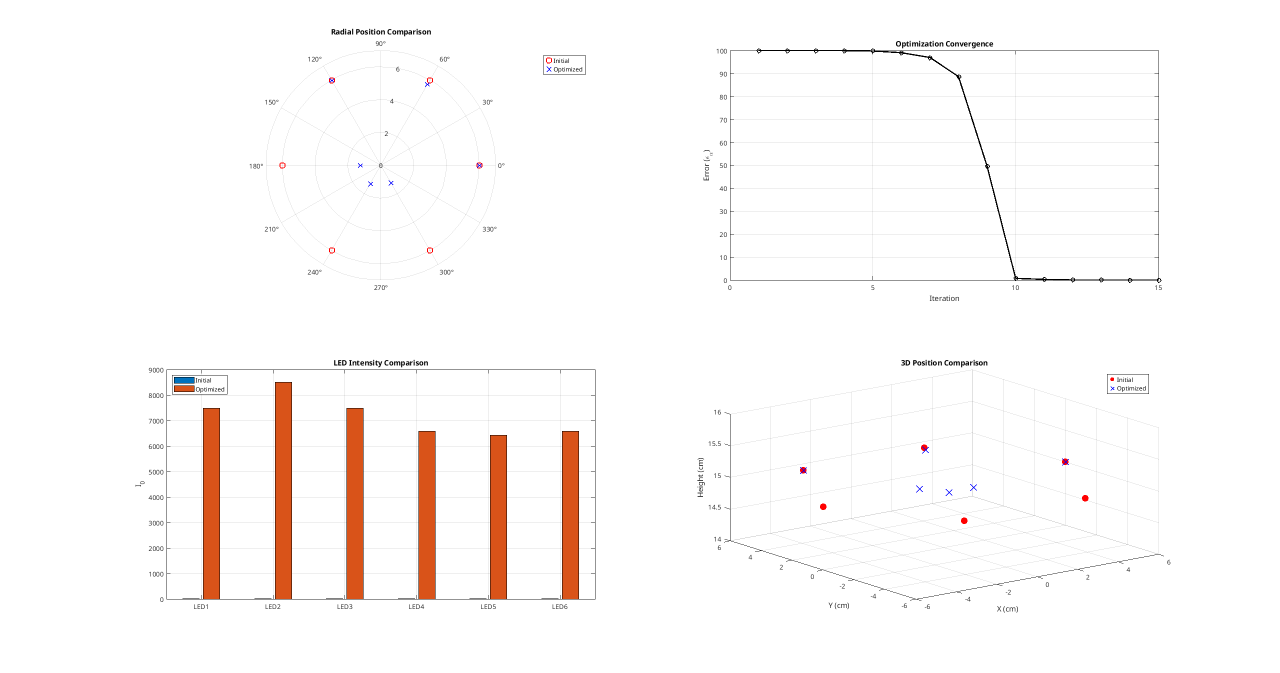
#> input picture MATLAB/singlepoint/untitled.png, 2560 x 1346 px, given in place of the camera (shown at 1/2 size)
$ python frame_capture_active_silicon_manual.py
#> lines starting #> are read from the running program, lines starting #| are printed output that depends on the picture; after the words box and inside, x2 and y2 are one past the last pixel; in counts of white or black regions, pixels touching at a corner belong together
#!/usr/bin/env python3
# -*- coding: utf-8 -*-
"""
Created on Tue Apr 15 18:12:46 2025

@author: mohsen
"""

#!/usr/bin/env python3
# -*- coding: utf-8 -*-
"""
Created on Thu Apr 10 20:10:57 2025
@author: mohsen
"""

import cv2
import numpy as np
import os
import time
import subprocess

# Fixed camera settings
zoom = 7000
focus = 4798
exposure = 200
gain = 4

def set_camera_controls():
    subprocess.run([
        "v4l2-ctl", "-d", "/dev/video0",
        "--set-ctrl=auto_exposure=1",
        f"--set-ctrl=zoom_absolute={zoom}",
        f"--set-ctrl=focus_automatic_continuous=0",
        f"--set-ctrl=focus_absolute={focus}",
        f"--set-ctrl=exposure_time_absolute={exposure}",
        f"--set-ctrl=gain={gain}"
    ])
#> (this line was passed over: subprocess is not available in this run)
#> further down, frame is the input picture: shape (1346, 2560, 3); mean B, G, R 248.2, 249.4, 252.2

# Apply fixed settings
set_camera_controls()

# Set resolution
IMAGE_WIDTH = 3840
IMAGE_HEIGHT = 2160

cap = cv2.VideoCapture('/dev/video0', cv2.CAP_V4L2)
cap.set(cv2.CAP_PROP_FRAME_WIDTH, IMAGE_WIDTH)
cap.set(cv2.CAP_PROP_FRAME_HEIGHT, IMAGE_HEIGHT)

# Create folder if needed and initialize filename counter
os.makedirs("captured_frames2", exist_ok=True)
existing_files = [f for f in os.listdir("captured_frames2") if f.startswith("frame_") and f.endswith(".png")]
counter = len(existing_files) + 1

# Optional color enhancement
def enhance_colors(frame):
    hsv = cv2.cvtColor(frame, cv2.COLOR_BGR2HSV)
#> hsv: shape (1346, 2560, 3); mean H, S, V 0.2, 4.8, 252.3
    h, s, v = cv2.split(hsv)
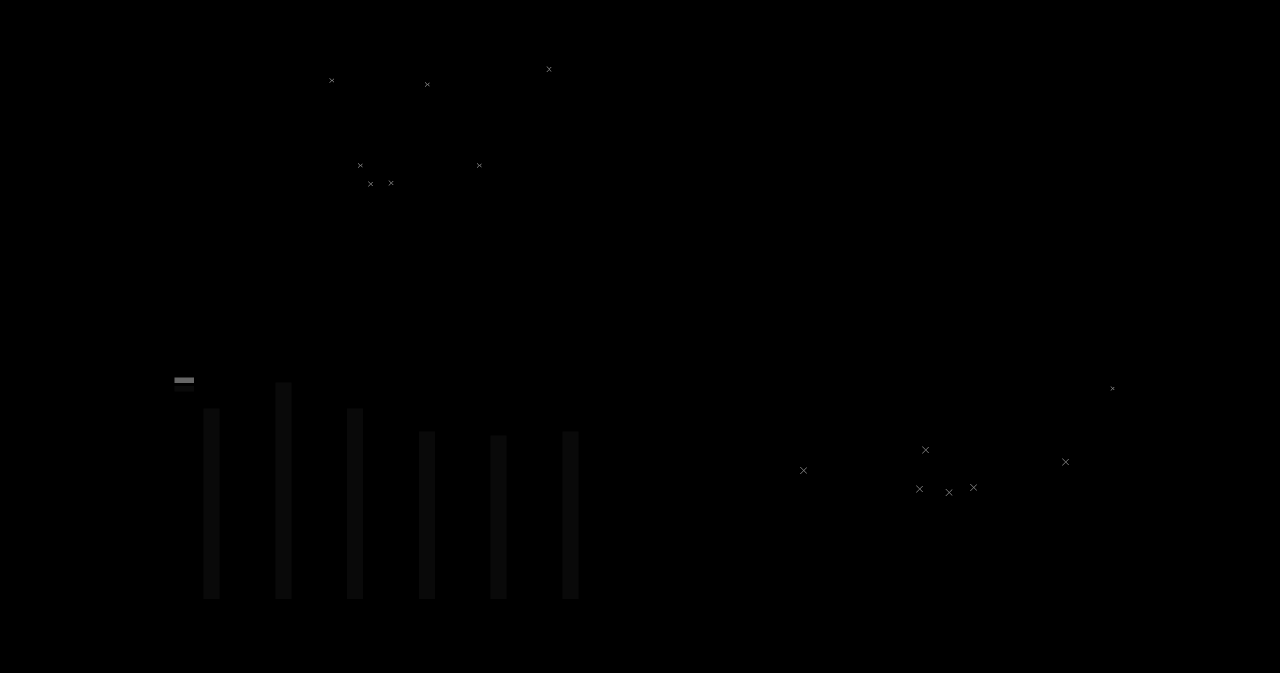
#> h: shape (1346, 2560) (shown at 1/2 size); min 0, max 120, mean 0.2
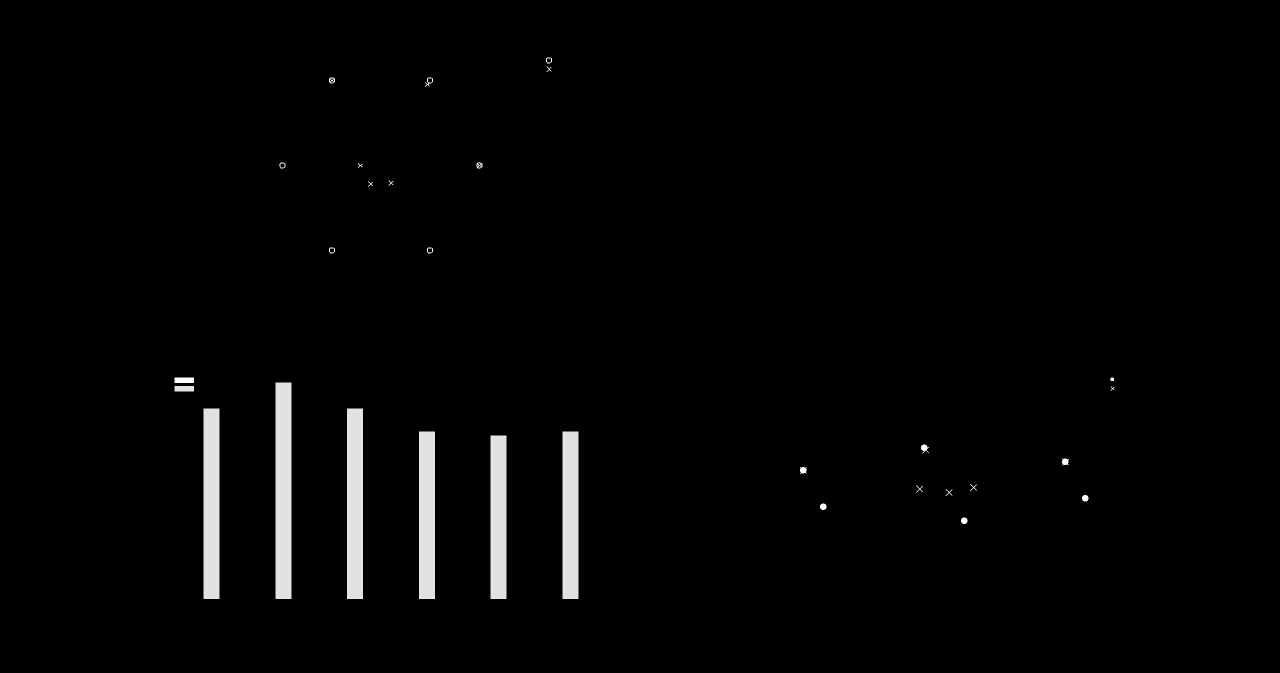
#> s: shape (1346, 2560) (shown at 1/2 size); min 0, max 255, mean 4.8
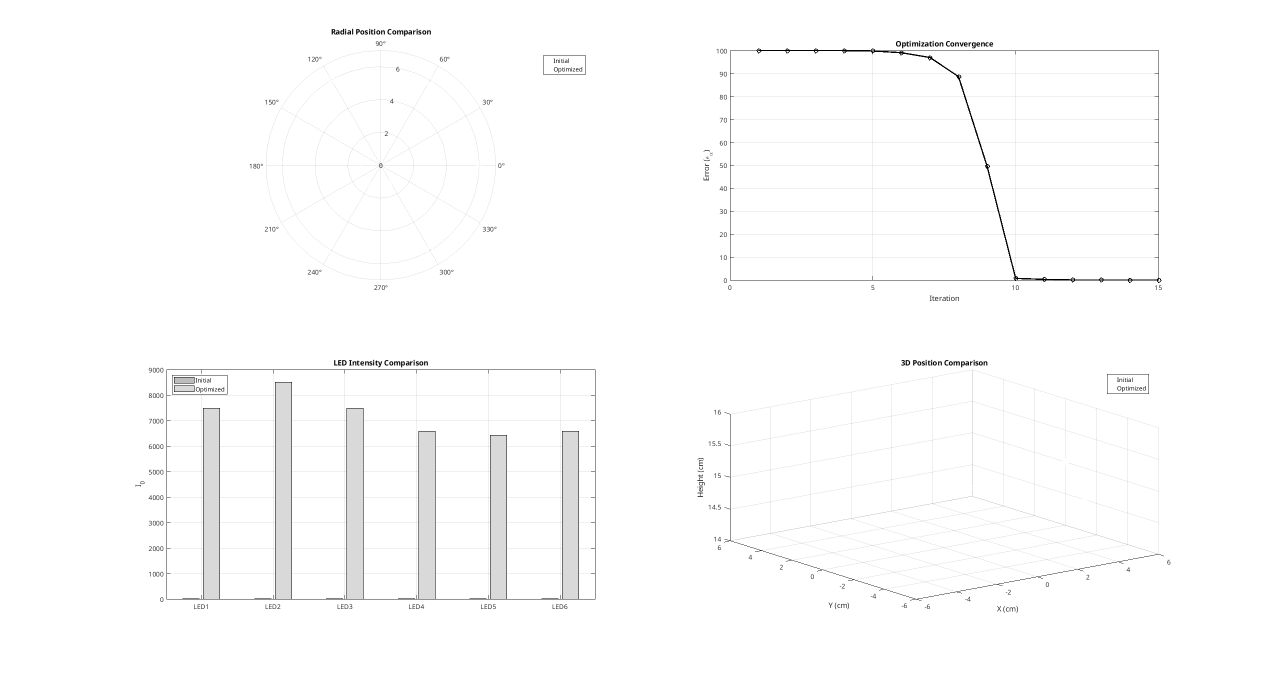
#> v: shape (1346, 2560) (shown at 1/2 size); min 0, max 255, mean 252.3
    s = cv2.add(s, 40)
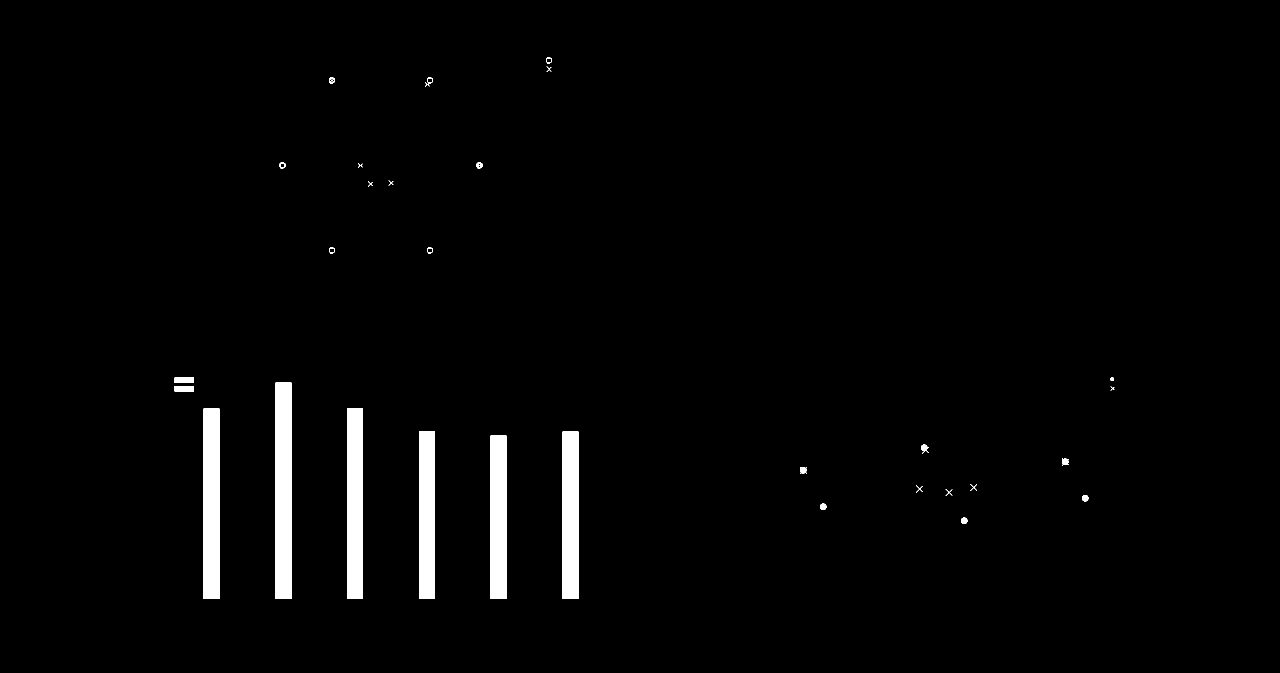
#> s: shape (1346, 2560) (shown at 1/2 size); values 40 (black) and 255 (white), 2.1% white; 30 white regions, largest, box (x1, y1, x2, y2) and area: (551, 765, 583, 1198) 13856, (407, 817, 439, 1198) 12192, (694, 817, 726, 1198) 12192
    hsv_enhanced = cv2.merge((h, s, v))
#> hsv_enhanced: shape (1346, 2560, 3); mean H, S, V 0.2, 44.5, 252.3
    return cv2.cvtColor(hsv_enhanced, cv2.COLOR_HSV2BGR)
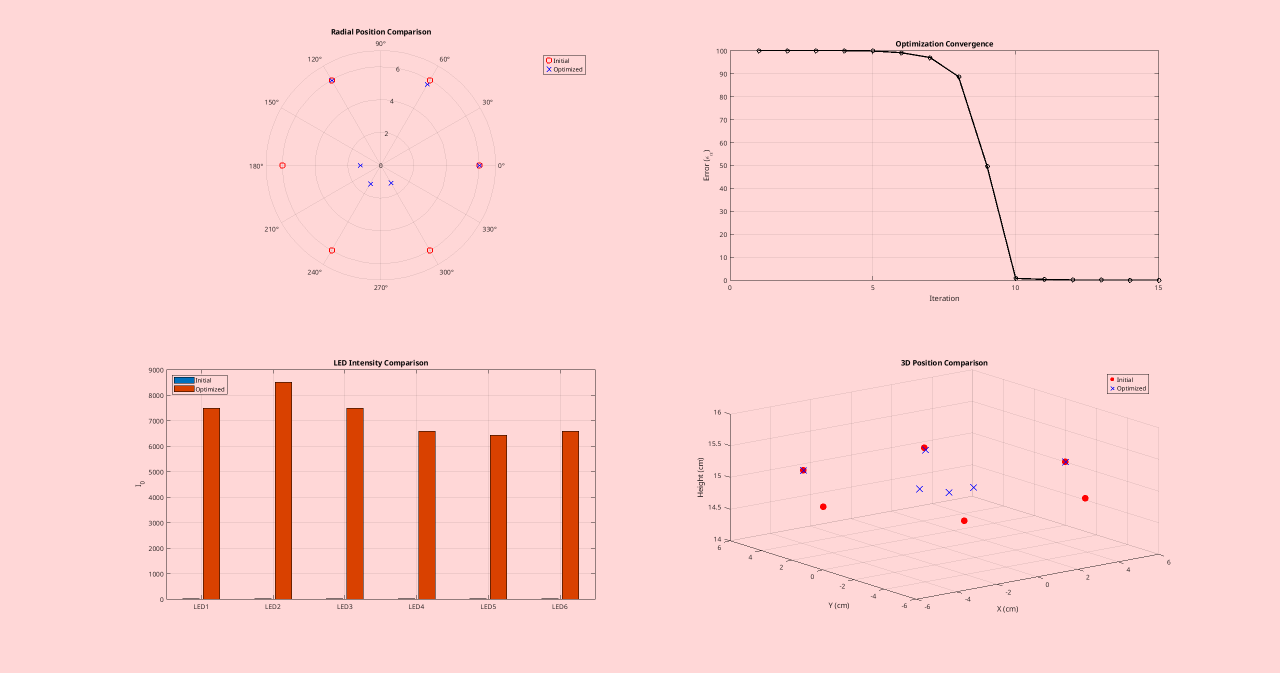
#> returned value: shape (1346, 2560, 3) (shown at 1/2 size); mean B, G, R 208.9, 210.2, 252.2

# Create display window
cv2.namedWindow("Camera", cv2.WINDOW_NORMAL)
cv2.resizeWindow("Camera", 1280, 720)

while True:
    ret, frame = cap.read()
    if not ret:
        break

    # Enhance frame for better visuals
    frame = enhance_colors(frame)
    frame = cv2.convertScaleAbs(frame, alpha=1.2, beta=15)

    cv2.imshow("Camera", frame)

    key = cv2.waitKey(1) & 0xFF
#> (key q is pressed here)
    if key == ord('s'):
        filename = f"captured_frames2/frame_{counter}.png"
        cv2.imwrite(filename, frame, [cv2.IMWRITE_PNG_COMPRESSION, 0])
        print(f"Saved {filename}")
        counter += 1
    elif key == ord('q'):
        break

cap.release()
cv2.destroyAllWindows()
